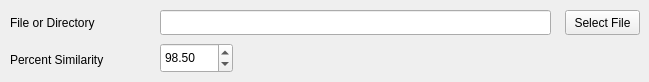
      <widget class="QWidget" name="t1t4">
       <attribute name="title">
        <string>Parse Unique Inputs</string>
       </attribute>
       <widget class="QLabel" name="t1t4l_1">
        <property name="geometry">
         <rect>
          <x>10</x>
          <y>10</y>
          <width>101</width>
          <height>25</height>
         </rect>
        </property>
        <property name="text">
         <string>File or Directory</string>
        </property>
       </widget>
       <widget class="QLineEdit" name="t1t4e_1">
        <property name="geometry">
         <rect>
          <x>160</x>
          <y>10</y>
          <width>391</width>
          <height>25</height>
         </rect>
        </property>
       </widget>
       <widget class="QDoubleSpinBox" name="t1t4dsb_1">
        <property name="geometry">
         <rect>
          <x>160</x>
          <y>43</y>
          <width>73</width>
          <height>30</height>
         </rect>
        </property>
        <property name="decimals">
         <number>2</number>
        </property>
        <property name="value">
         <double>98.500000000000000</double>
        </property>
       </widget>
       <widget class="QLabel" name="t1t4l_2">
        <property name="geometry">
         <rect>
          <x>10</x>
          <y>53</y>
          <width>121</width>
          <height>14</height>
         </rect>
        </property>
        <property name="text">
         <string>Percent Similarity</string>
        </property>
       </widget>
       <widget class="QPushButton" name="t1t4pb">
        <property name="geometry">
         <rect>
          <x>565</x>
          <y>10</y>
          <width>75</width>
          <height>25</height>
         </rect>
        </property>
        <property name="text">
         <string>Select File</string>
        </property>
       </widget>
      </widget>
